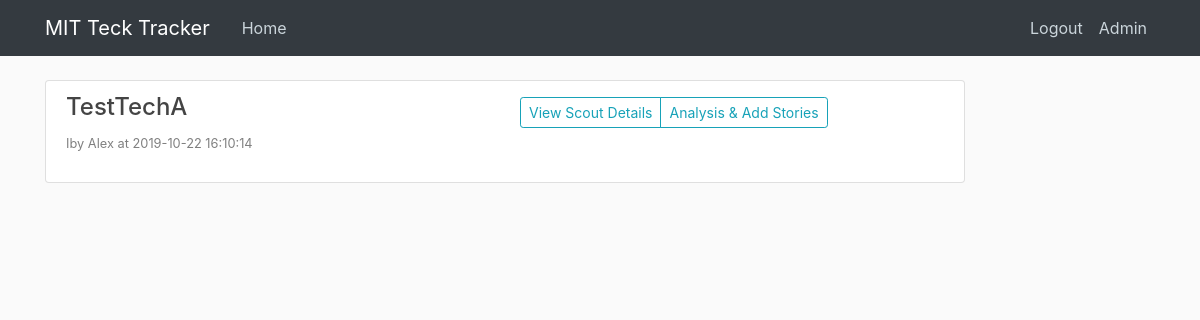
/task_board_a (signed in), run on an earlier commit of the app's database.
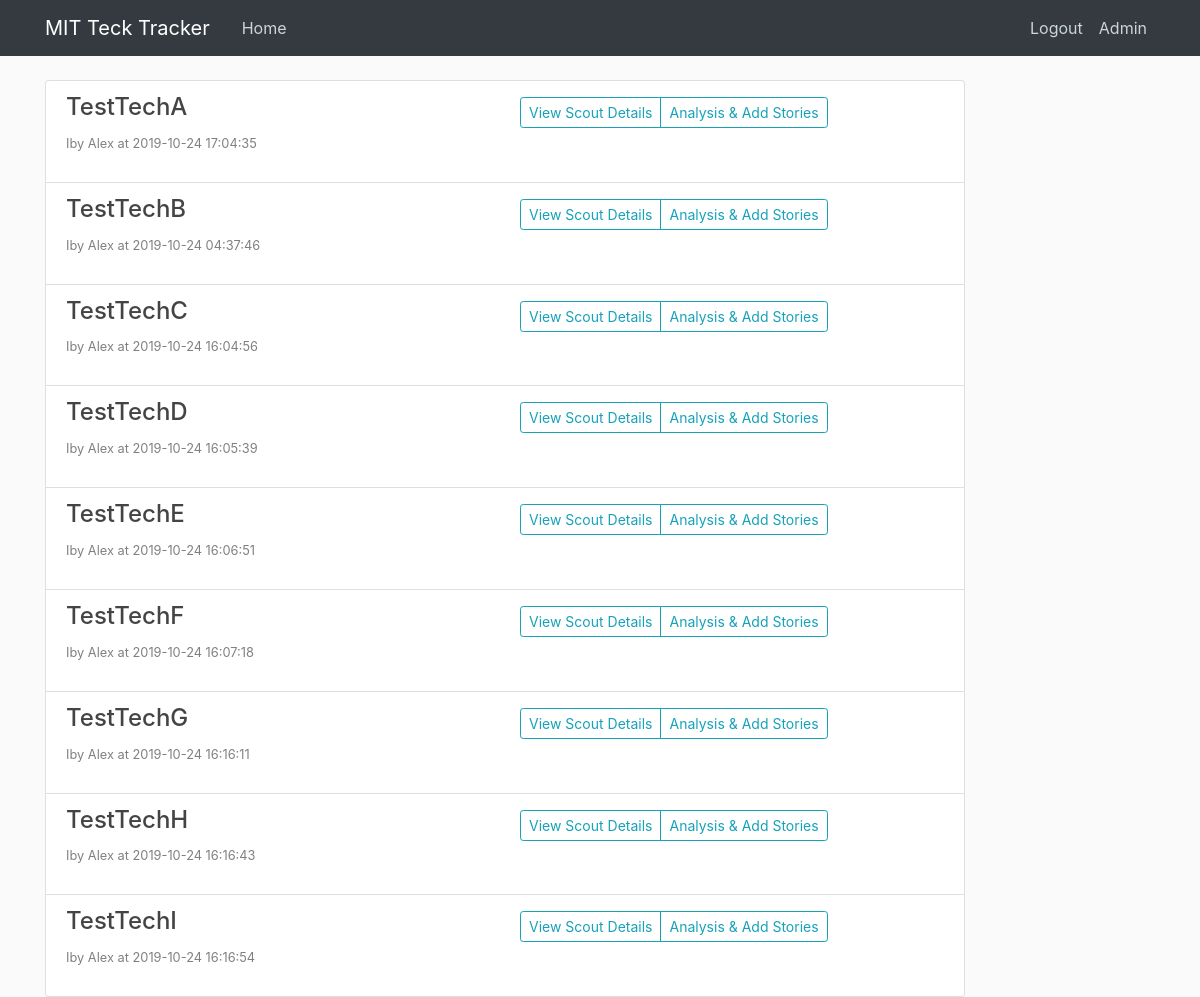
And on a later commit of the database.
### tables this page shows
CREATE TABLE tech_main_log (
  log_id integer PRIMARY KEY autoincrement,
  contributor integer NOT NULL,
  tech_name text NOT NULL,
  scout_time timestamp without time zone NOT NULL,
  description text NOT NULL,
  desc_source text,
  impact text NOT NULL,
  impa_source text,
  impa_sector text,
  asso_names text

, emb_techs text, edited boolean, wiki_link text, category text);

### app.py (the view)
@app.route("/task_board_a", methods = ['GET', 'POST'])
def task_board_a():
    user = get_current_user()
    if not user:
        return redirect(url_for('login'))
    if user['can_analyse'] == 0:
        flash('No access to TechAnalytics. Please contact administrators', 'danger')
        return redirect(url_for('home'))
    db = get_db()
    task_cur = db.execute('''select
                                tml.log_id log_id,
                                tml.tech_name tech_name,
                                datetime(tml.scout_time,'unixepoch') scout_time,
                                u.username contributor_name
                            from tech_main_log tml, users u
                            where tml.tech_name in
                                (select distinct tech_name from tech_main_log)
                            and tml.contributor = u.user_id
                            group by tech_name
                            order by lower(tech_name) asc''')
    task_result = task_cur.fetchall()
    return render_template('task_board_a.html', title='Task Board', user= user, tasks = task_result)

### app.py (called while the page is built)
def get_current_user():
    user_result = None
    if 'user' in session:
        user_email = session['user']
        db = get_db()
        user_cur = db.execute('select user_id, email, password, can_scout, can_analyse, can_edit, admin from users where email = ?', [user_email])
        user_result = user_cur.fetchone()
    return user_result

### dbTest.py (called while the page is built)
def connect_db(RowMode=True):
    sql = sqlite3.connect(dbpath)
    if RowMode:
        sql.row_factory = sqlite3.Row
    else:
        sql.row_factory = lambda cursor, row: row[0]
    return sql

def get_db():
    if not hasattr(g, 'sqlite3_db'):
        g.sqlite_db = connect_db()
    return g.sqlite_db

### templates/task_board_a.html
{% extends "layout.html" %}
{% from "show_links.html" import show_links %}
{% block nav %}
{{ show_links(user) }}
{% endblock %}
{% block content %}
<div class="row">
        <div class="col-lg-12">
          <div class="list-group">
            {% if tasks %}
              {% for task in tasks %}
              <div class = "list-group-item">
                <div class = "row">
                  <div class = "col">
                    <h4 class="list-group-item-heading">{{ task['tech_name'] }} </h4>
                    <p><small><font color="grey">Iby {{ task['contributor_name'] }} at {{ task['scout_time'] }} </font></small></p>
                  </div>
                  <div class = "col">
                    <div class="btn-group btn-group-sm pull-right mt-1" role="group">
                      <a href="{{ url_for('view_scout', log_id=task['log_id']) }}" role="button"  class="btn btn-outline-info ">View Scout Details</a>
                      <a href="{{ url_for('tech_analytics', tech=task['tech_name']) }}" role="button"  class="btn btn-outline-info ">Analysis & Add Stories</a>
                    </div>
                  </div>
                </div>
              </div>
              {% endfor %}
            {% else %}
            <h5>We need new technology scouts!</h5>
            {% endif %}
          </div>
        </div>
      </div>
{% endblock %}

### templates/layout.html (shortened to what this page needs)
<!DOCTYPE html>
<html>
<head>
    <link rel="stylesheet" href="https://maxcdn.bootstrapcdn.com/bootstrap/4.0.0/css/bootstrap.min.css">
    <link rel="stylesheet" type="text/css" href="{{ url_for('static', filename='main.css') }}">
</head>
<body>
    <header class="site-header">
      <nav class="navbar navbar-expand-md navbar-dark bg-dark fixed-top">
        <div class="container">
          <a class="navbar-brand mr-4" href="/">MIT Teck Tracker</a>
          <div class="collapse navbar-collapse" id="navbarToggle">
            <div class="navbar-nav mr-auto">
              <a class="nav-item nav-link" href="{{ url_for('home') }}">Home</a>
            </div>
            <div class="navbar-nav">
              {% block nav %}{% endblock %}
            </div>
          </div>
        </div>
      </nav>
    </header>
    <main role="main" class="container">
      <div class="row">
        <div class="col-md-10">
          {% block content %}{% endblock %}
        </div>
      </div>
    </main>
</body>
</html>

### templates/show_links.html (shortened to what this page needs)
{% macro show_links(user) %}
<ul class="nav navbar-nav">
    {% if user %}
    <li><a class="nav-item nav-link" href="{{ url_for('logout') }}">Logout</a></li>
    {% endif %}
    {% if user['admin'] == 1 %}
    <li><a class="nav-item nav-link" href="{{ url_for('admin') }}">Admin</a></li>
    {% endif %}
</ul>
{% endmacro %}

### static/main.css (style rules this page uses)
body { background: #fafafa; color: #333333; margin-top: 5rem; }
h1, h2, h3, h4, h5, h6 { color: #444444; }
.site-header .navbar-nav .nav-link { color: #cbd5db; }

What changed in the data, as far as the page shows it:
changed tech_main_log "TestTechA": scout_time "2019-10-22 16:10:14" → "2019-10-24 17:04:35"
added tech_main_log: tech_name "TestTechB", contributor_name "Alex", scout_time "2019-10-24 04:37:46"
added tech_main_log: tech_name "TestTechC", contributor_name "Alex", scout_time "2019-10-24 16:04:56"
added tech_main_log: tech_name "TestTechD", contributor_name "Alex", scout_time "2019-10-24 16:05:39"
added tech_main_log: tech_name "TestTechE", contributor_name "Alex", scout_time "2019-10-24 16:06:51"
added tech_main_log: tech_name "TestTechF", contributor_name "Alex", scout_time "2019-10-24 16:07:18"
added tech_main_log: tech_name "TestTechG", contributor_name "Alex", scout_time "2019-10-24 16:16:11"
added tech_main_log: tech_name "TestTechH", contributor_name "Alex", scout_time "2019-10-24 16:16:43"
added tech_main_log: tech_name "TestTechI", contributor_name "Alex", scout_time "2019-10-24 16:16:54"
